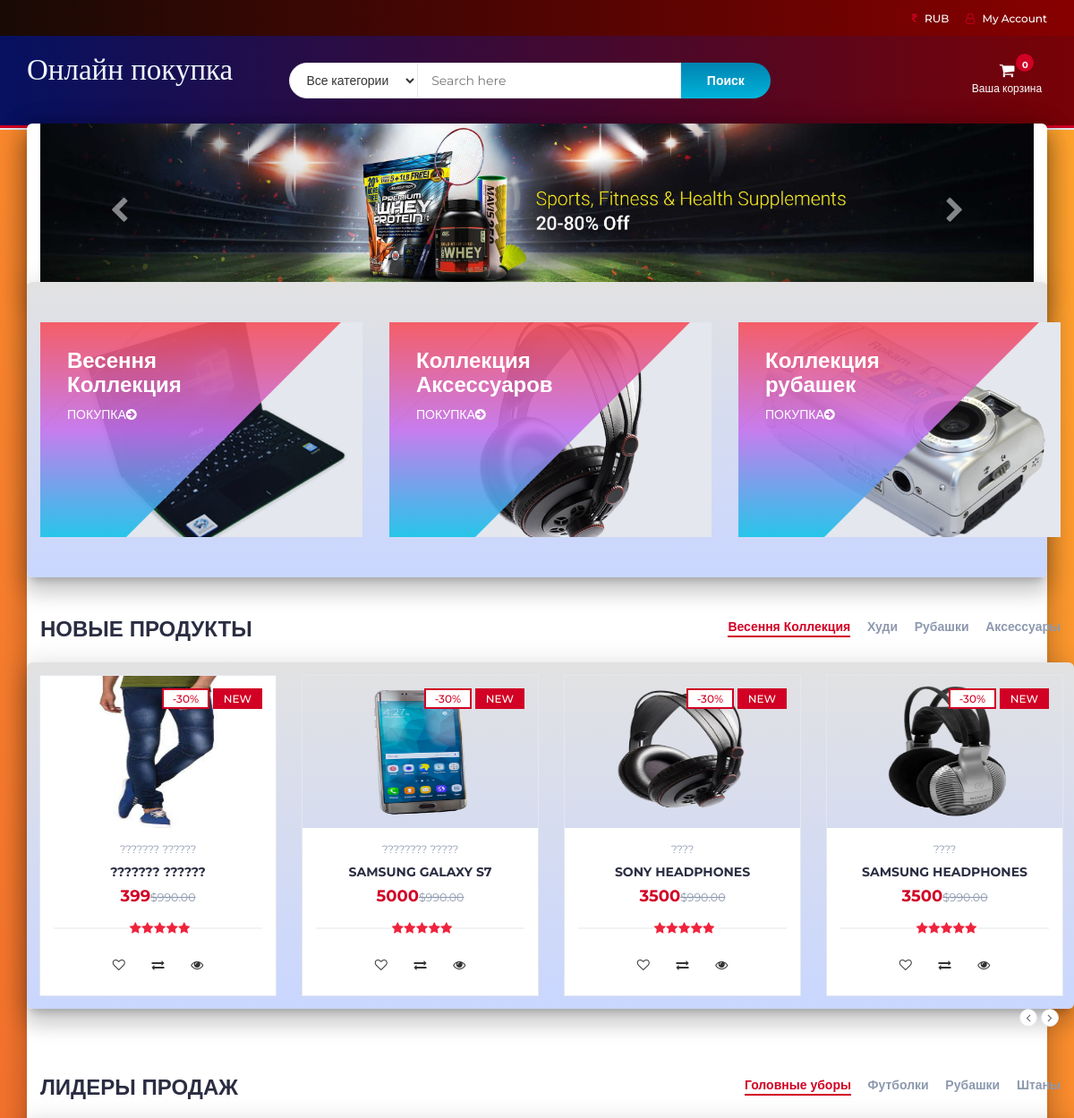
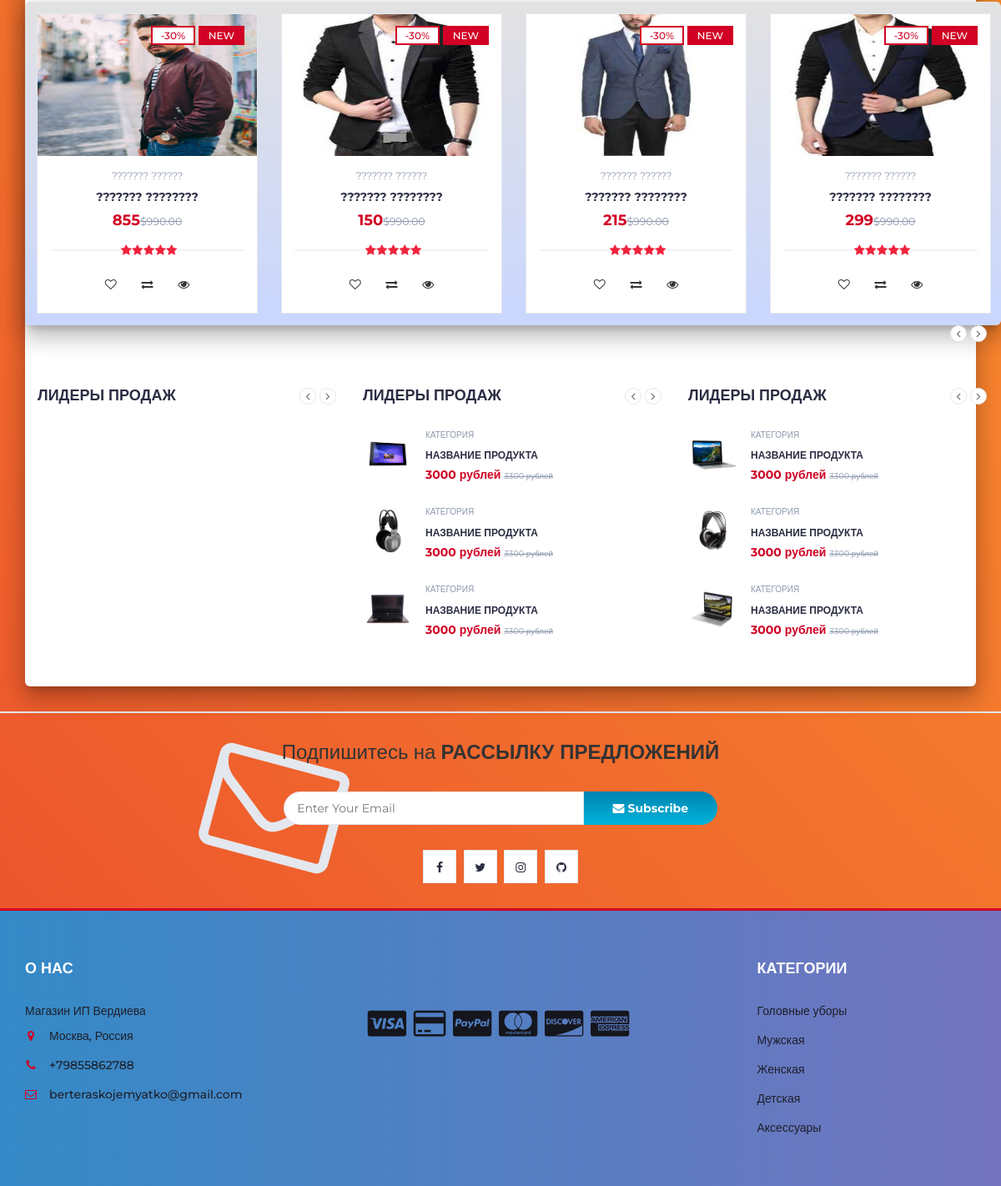
The page / on the database its author committed (2 pictures, top to bottom).
### tables this page shows
CREATE TABLE `products` (
  `product_id` int(100) NOT NULL,
  `product_cat` int(100) NOT NULL,
  `product_brand` int(100) NOT NULL,
  `product_title` varchar(255) NOT NULL,
  `product_price` int(100) NOT NULL,
  `product_desc` text NOT NULL,
  `product_image` text NOT NULL,
  `product_keywords` text NOT NULL
);

CREATE TABLE `categories` (
  `cat_id` int(100) NOT NULL,
  `cat_title` text NOT NULL
);

### index.php (called while the page is built)
<?php
include "header.php";
include "body.php";
include "newslettter.php";
include "footer.php";
?>

### body.php (the view, shortened to what this page needs)
   <div class="main main-raised">
        <div class="container mainn-raised" style="width:100%;">
  <div id="myCarousel" class="carousel slide" data-ride="carousel">
    <div class="carousel-inner">
      <div class="item active">
        <img src="img/banner3.jpg" alt="Los Angeles" style="width:100%;">
      </div>
    </div>
    <a class="left carousel-control _26sdfg" href="#myCarousel" data-slide="prev">
      <span class="glyphicon glyphicon-chevron-left"></span>
    </a>
    <a class="right carousel-control _26sdfg" href="#myCarousel" data-slide="next">
      <span class="glyphicon glyphicon-chevron-right"></span>
    </a>
  </div>
</div>
		<div class="section mainn mainn-raised">
			<div class="container">
				<div class="row">
					<div class="col-md-4 col-xs-6">
						<a href="product.php?p=78"><div class="shop">
							<div class="shop-img">
								<img src="./img/shop01.png" alt="">
							</div>
							<div class="shop-body">
								<h3>Весення<br>Коллекция</h3>
								<a href="product.php?p=78" class="cta-btn">Покупка<i class="fa fa-arrow-circle-right"></i></a>
							</div>
						</div></a>
					</div>
					<div class="col-md-4 col-xs-6">
						<a href="product.php?p=72"><div class="shop">
							<div class="shop-img">
								<img src="./img/shop03.png" alt="">
							</div>
							<div class="shop-body">
								<h3>Коллекция<br>Аксессуаров</h3>
								<a href="product.php?p=72" class="cta-btn">Покупка<i class="fa fa-arrow-circle-right"></i></a>
							</div>
						</div></a>
					</div>
					<div class="col-md-4 col-xs-6">
						<a href="product.php?p=79"><div class="shop">
							<div class="shop-img">
								<img src="./img/shop02.png" alt="">
							</div>
							<div class="shop-body">
								<h3>Коллекция<br>рубашек</h3>
								<a href="product.php?p=79" class="cta-btn">Покупка<i class="fa fa-arrow-circle-right"></i></a>
							</div>
                            </div></a>
					</div>
				</div>
			</div>
		</div>
		<div class="section">
			<div class="container">
				<div class="row">
					<div class="col-md-12">
						<div class="section-title">
							<h3 class="title">Новые продукты</h3>
							<div class="section-nav">
								<ul class="section-tab-nav tab-nav">
									<li class="active"><a data-toggle="tab" href="#tab1">Весення Коллекция</a></li>
									<li><a data-toggle="tab" href="#tab1">Худи</a></li>
									<li><a data-toggle="tab" href="#tab1">Рубашки</a></li>
									<li><a data-toggle="tab" href="#tab1">Аксессуары</a></li>
								</ul>
							</div>
						</div>
					</div>
					<div class="col-md-12 mainn mainn-raised">
						<div class="row">
							<div class="products-tabs">
								<div id="tab1" class="tab-pane active">
									<div class="products-slick" data-nav="#slick-nav-1" >
									<?php
                    include 'db.php';
					$product_query = "SELECT * FROM products,categories WHERE product_cat=cat_id AND product_id BETWEEN 70 AND 75";
                $run_query = mysqli_query($con,$product_query);
                if(mysqli_num_rows($run_query) > 0){
                    while($row = mysqli_fetch_array($run_query)){
                        $pro_id    = $row['product_id'];
                        $pro_title = $row['product_title'];
                        $pro_price = $row['product_price'];
                        $pro_image = $row['product_image'];
                        $cat_name = $row["cat_title"];
                        echo "
								<div class='product'>
									<a href='product.php?p=$pro_id'><div class='product-img'>
										<img src='product_images/$pro_image' style='max-height: 170px;' alt=''>
										<div class='product-label'>
											<span class='sale'>-30%</span>
											<span class='new'>NEW</span>
										</div>
									</div></a>
									<div class='product-body'>
										<p class='product-category'>$cat_name</p>
										<h3 class='product-name header-cart-item-name'><a href='product.php?p=$pro_id'>$pro_title</a></h3>
										<h4 class='product-price header-cart-item-info'>$pro_price<del class='product-old-price'>$990.00</del></h4>
										<div class='product-rating'>
											<i class='fa fa-star'></i>
											<i class='fa fa-star'></i>
											<i class='fa fa-star'></i>
											<i class='fa fa-star'></i>
											<i class='fa fa-star'></i>
										</div>
										<div class='product-btns'>
											<button class='add-to-wishlist'><i class='fa fa-heart-o'></i><span class='tooltipp'>add to wishlist</span></button>
											<button class='add-to-compare'><i class='fa fa-exchange'></i><span class='tooltipp'>add to compare</span></button>
											<button class='quick-view'><i class='fa fa-eye'></i><span class='tooltipp'>quick view</span></button>
										</div>
									</div>
									<div class='add-to-cart'>
										<button pid='$pro_id' id='product' class='add-to-cart-btn block2-btn-towishlist' href='#'><i class='fa fa-shopping-cart'></i> add to cart</button>
									</div>
								</div>
			";
		}
}
?>
									</div>
									<div id="slick-nav-1" class="products-slick-nav"></div>
								</div>
							</div>
						</div>
					</div>
				</div>
			</div>
		</div>
		<div class="section">
			<div class="container">
				<div class="row">
					<div class="col-md-12">
						<div class="section-title">
							<h3 class="title">Лидеры продаж</h3>
							<div class="section-nav">
								<ul class="section-tab-nav tab-nav">
									<li class="active"><a data-toggle="tab" href="#tab2">Головные уборы</a></li>
									<li><a data-toggle="tab" href="#tab2">Футболки</a></li>
									<li><a data-toggle="tab" href="#tab2">Рубашки</a></li>
									<li><a data-toggle="tab" href="#tab2">Штаны</a></li>
								</ul>
							</div>
						</div>
					</div>
					<div class="col-md-12 mainn mainn-raised">
						<div class="row">
							<div class="products-tabs">
								<div id="tab2" class="tab-pane fade in active">
									<div class="products-slick" data-nav="#slick-nav-2">
										<?php
                    include 'db.php';
					$product_query = "SELECT * FROM products,categories WHERE product_cat=cat_id AND product_id BETWEEN 59 AND 65";
                $run_query = mysqli_query($con,$product_query);
                if(mysqli_num_rows($run_query) > 0){
                    while($row = mysqli_fetch_array($run_query)){
                        $pro_id    = $row['product_id'];
                        $pro_title = $row['product_title'];
                        $pro_price = $row['product_price'];
                        $pro_image = $row['product_image'];
                        $cat_name = $row["cat_title"];
                        echo "
								<div class='product'>
									<a href='product.php?p=$pro_id'><div class='product-img'>
										<img src='product_images/$pro_image' style='max-height: 170px;' alt=''>
										<div class='product-label'>
											<span class='sale'>-30%</span>
											<span class='new'>NEW</span>
										</div>
									</div></a>
									<div class='product-body'>
										<p class='product-category'>$cat_name</p>
										<h3 class='product-name header-cart-item-name'><a href='product.php?p=$pro_id'>$pro_title</a></h3>
										<h4 class='product-price header-cart-item-info'>$pro_price<del class='product-old-price'>$990.00</del></h4>
										<div class='product-rating'>
											<i class='fa fa-star'></i>
											<i class='fa fa-star'></i>
											<i class='fa fa-star'></i>
											<i class='fa fa-star'></i>
											<i class='fa fa-star'></i>
										</div>
										<div class='product-btns'>
											<button class='add-to-wishlist'><i class='fa fa-heart-o'></i><span class='tooltipp'>add to wishlist</span></button>
											<button class='add-to-compare'><i class='fa fa-exchange'></i><span class='tooltipp'>add to compare</span></button>
											<button class='quick-view'><i class='fa fa-eye'></i><span class='tooltipp'>quick view</span></button>
										</div>
									</div>
									<div class='add-to-cart'>
										<button pid='$pro_id' id='product' class='add-to-cart-btn block2-btn-towishlist' href='#'><i class='fa fa-shopping-cart'></i> add to cart</button>
									</div>
								</div>
			";
		}
}
?>
									</div>
									<div id="slick-nav-2" class="products-slick-nav"></div>
								</div>
							</div>
						</div>
					</div>
				</div>
			</div>
		</div>
		<div class="section">
			<div class="container">
				<div class="row">
					<div class="col-md-4 col-xs-6">
						<div class="section-title">
							<h4 class="title">Лидеры продаж</h4>
							<div class="section-nav">
								<div id="slick-nav-3" class="products-slick-nav"></div>
							</div>
						</div>
						<div class="products-widget-slick" data-nav="#slick-nav-3">
							<div id="get_product_home">
							</div>
						</div>
					</div>
					<div class="col-md-4 col-xs-6">
						<div class="section-title">
							<h4 class="title">Лидеры продаж</h4>
							<div class="section-nav">
								<div id="slick-nav-4" class="products-slick-nav"></div>
							</div>
						</div>
						<div class="products-widget-slick" data-nav="#slick-nav-4">
							<div>
								<div class="product-widget">
									<div class="product-img">
										<img src="./img/product04.png" alt="">
									</div>
									<div class="product-body">
										<p class="product-category">Категория</p>
										<h3 class="product-name"><a href="#">Название продукта</a></h3>
										<h4 class="product-price">3000 рублей <del class="product-old-price">3300 рублей</del></h4>
									</div>
								</div>
								<div class="product-widget">
									<div class="product-img">
										<img src="./img/product05.png" alt="">
									</div>
									<div class="product-body">
										<p class="product-category">Категория</p>
										<h3 class="product-name"><a href="#">Название продукта</a></h3>
										<h4 class="product-price">3000 рублей <del class="product-old-price">3300 рублей</del></h4>
									</div>
								</div>
								<div class="product-widget">
									<div class="product-img">
										<img src="./img/product06.png" alt="">
									</div>
									<div class="product-body">
										<p class="product-category">Категория</p>
										<h3 class="product-name"><a href="#">Название продукта</a></h3>
										<h4 class="product-price">3000 рублей <del class="product-old-price">3300 рублей</del></h4>
									</div>
								</div>
							</div>
						</div>
					</div>
					<div class="col-md-4 col-xs-6">
						<div class="section-title">
							<h4 class="title">Лидеры продаж</h4>
							<div class="section-nav">
								<div id="slick-nav-5" class="products-slick-nav"></div>
							</div>
						</div>
						<div class="products-widget-slick" data-nav="#slick-nav-5">
							<div>
								<div class="product-widget">
									<div class="product-img">
										<img src="./img/product01.png" alt="">
									</div>
									<div class="product-body">
										<p class="product-category">Категория</p>
										<h3 class="product-name"><a href="#">Название продукта</a></h3>
										<h4 class="product-price">3000 рублей <del class="product-old-price">3300 рублей</del></h4>
									</div>
								</div>
								<div class="product-widget">
									<div class="product-img">
										<img src="./img/product02.png" alt="">
									</div>
									<div class="product-body">
										<p class="product-category">Категория</p>
										<h3 class="product-name"><a href="#">Название продукта</a></h3>
										<h4 class="product-price">3000 рублей <del class="product-old-price">3300 рублей</del></h4>
									</div>
								</div>
								<div class="product-widget">
									<div class="product-img">
										<img src="./img/product03.png" alt="">
									</div>
									<div class="product-body">
										<p class="product-category">Категория</p>
										<h3 class="product-name"><a href="#">Название продукта</a></h3>
										<h4 class="product-price">3000 рублей <del class="product-old-price">3300 рублей</del></h4>
									</div>
								</div>
							</div>
						</div>
					</div>
				</div>
			</div>
		</div>
</div>

### rows shown on the page
products: product_image (picture), categories.cat_title "??????? ??????", product_title "??????? ??????", product_price "399"
products: product_image (picture), categories.cat_title "???????? ?????", product_title "SAMSUNG GALAXY S7", product_price "5000"
products: product_image (picture), categories.cat_title "????", product_title "SONY HEADPHONES", product_price "3500"
products: product_image (picture), categories.cat_title "????", product_title "SAMSUNG HEADPHONES", product_price "3500"
products: product_image (picture), categories.cat_title "??????? ??????", product_title "??????? ????????", product_price "855"
products: product_image (picture), categories.cat_title "??????? ??????", product_title "??????? ????????", product_price "150"
products: product_image (picture), categories.cat_title "??????? ??????", product_title "??????? ????????", product_price "215"
products: product_image (picture), categories.cat_title "??????? ??????", product_title "??????? ????????", product_price "299"
